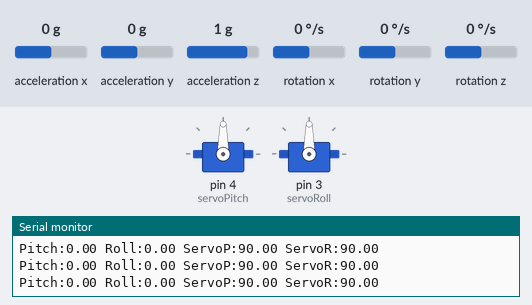
Simulated run of this sketch. Board: Arduino Uno, built with avr-gcc and run on an emulated ATmega328P. Shown: 2 × servo, the last lines printed to the serial monitor. The inputs (shaded band) are chosen by the test bench; at power-on: acceleration x 0 g, acceleration y 0 g, acceleration z 1 g, rotation x 0 °/s, rotation y 0 °/s, rotation z 0 °/s.

Above: at 1.7 s.
1.8 s: acceleration x set to -1.4 g
At 3.4 s:
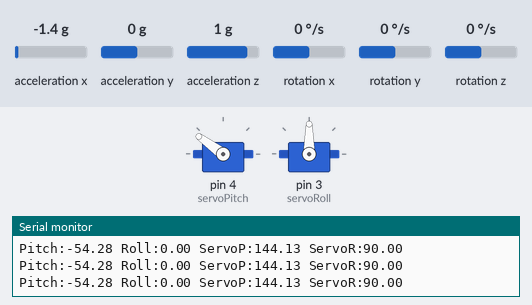
4.8 s: acceleration y set to 0.6 g
At 6.7 s:
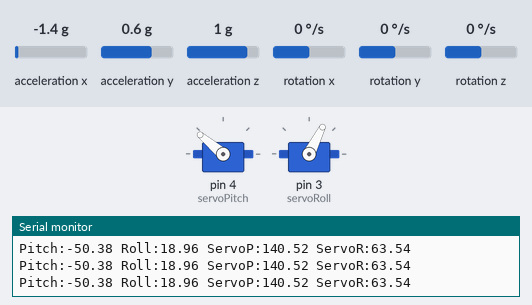
7.8 s: acceleration x set to 0.8 g
At 10.2 s:
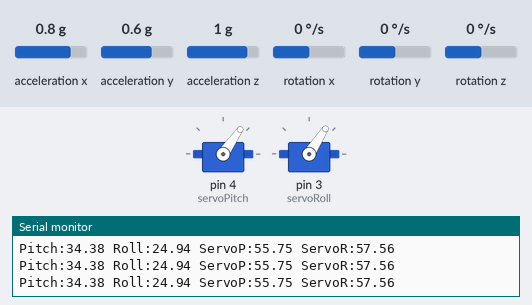
10.8 s: acceleration z set to -1.4 g
At 12.0 s:
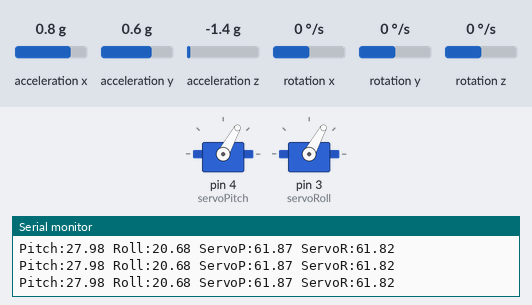
13.8 s: acceleration y set to -0.8 g
At 14.9 s:
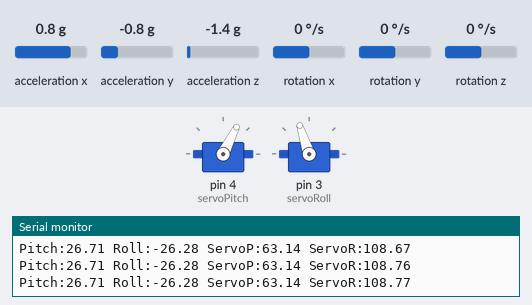
16.8 s: acceleration x set to 0 g
At 17.6 s:
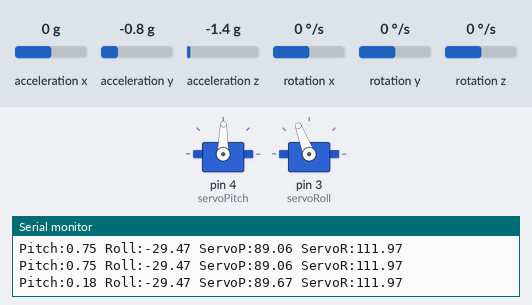
Timing chart, 0 to 19.8 s (numbered marks = the images above; inputs shaded):
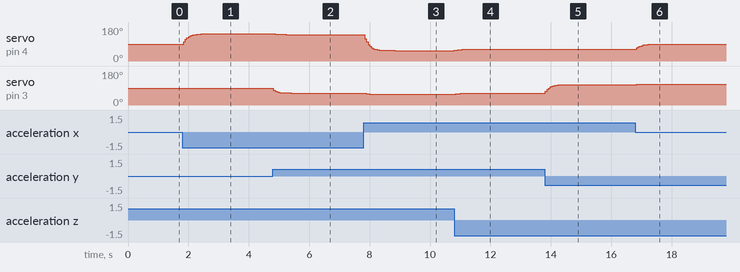

Measured:
- after the input at 1.8 s, servo on pin 4 (servoPitch): moves from 90° to 144° over 0.80 s, starting at once
- after the input at 4.8 s, servo on pin 4 (servoPitch): 144° → 141° at once, → 140° 0.43 s later; servo on pin 3 (servoRoll): 90° → 65° at once, → 64° 0.38 s later, → 63° 0.22 s later
- after the input at 7.8 s, servo on pin 4 (servoPitch): moves from 140° to 55° over 0.99 s, starting at once; servo on pin 3 (servoRoll): 63° → 58° at once, → 57° 0.47 s later
- after the input at 10.8 s, servo on pin 4 (servoPitch): 55° → 60° at once, → 61° 0.26 s later; servo on pin 3 (servoRoll): 57° → 60° at once, → 61° 0.21 s later
- after the input at 13.8 s, servo on pin 4 (servoPitch): 61° → 62° at once, → 63° 0.16 s later; servo on pin 3 (servoRoll): moves from 61° to 108° over 0.59 s, starting at once
- after the input at 16.8 s, servo on pin 4 (servoPitch): moves from 63° to 89° over 0.48 s, starting at once; servo on pin 3 (servoRoll): 108° → 110° at once, → 111° 0.16 s later

The sketch:

nano_gimbal.ino
```cpp
#include "I2Cdev.h"
#include "MPU6050.h"
#include <Wire.h>
#include <math.h>
#include <Servo.h>

MPU6050 accgyro;
int16_t ax, ay, az;
int16_t gx, gy, gz;

Servo servoPitch;
Servo servoRoll;

float pitch = 0;
float roll = 0;
unsigned long prevTime = 0;

// deadzone
const float deadzone = 0.5;

// min step
const float minStep = 0.5;

// smoothing
const float servoResponse = 0.8;

//offset for mounting error
const float offset =6;

void setup()
{
    Wire.begin();
    Serial.begin(9600);

    accgyro.initialize();
    Serial.println(accgyro.testConnection() ? "MPU6050 connected" : "MPU6050 not connected");

    accgyro.setFullScaleGyroRange(MPU6050_GYRO_FS_250);
    accgyro.setFullScaleAccelRange(MPU6050_ACCEL_FS_2);

    servoPitch.attach(4);
    servoRoll.attach(3);

    delay(500);

    // initialize angle from acc
    accgyro.getMotion6(&ax, &ay, &az, &gx, &gy, &gz);

    float ax_g = ax / 16384.0;
    float ay_g = ay / 16384.0;
    float az_g = az / 16384.0;

    pitch = atan2(ax_g, sqrt(ay_g*ay_g + az_g*az_g)) * 180 / PI;
    roll  = atan2(ay_g, sqrt(ax_g*ax_g + az_g*az_g)) * 180 / PI;

    prevTime = micros();

    servoPitch.write(90);
    servoRoll.write(90);
}

void loop()
{
    accgyro.getMotion6(&ax, &ay, &az, &gx, &gy, &gz);

    unsigned long now = micros();
    float dt = (now - prevTime) / 1000000.0;
    prevTime = now;

    // gyro deg/s
    float gx_deg = gx / 131.0;
    float gy_deg = gy / 131.0;

    // accel g
    float ax_g = ax / 16384.0;
    float ay_g = ay / 16384.0;
    float az_g = az / 16384.0;

    // accel angles
    float pitchAcc = atan2(ax_g, sqrt(ay_g*ay_g + az_g*az_g)) * 180 / PI;
    float rollAcc  = atan2(ay_g, sqrt(ax_g*ax_g + az_g*az_g)) * 180 / PI;

    // filter // right higher -> faster change
    pitch = 0.7 * pitch + 0.3 * pitchAcc;
    roll  = 0.7 * roll  + 0.3 * rollAcc;

    // angle deadzone
    static float pitchStable = 0;
    static float rollStable  = 0;

    if (abs(pitch - pitchStable) > deadzone)
        pitchStable = pitch;

    if (abs(roll - rollStable) > deadzone)
        rollStable = roll;

    // stabilizator
    float targetPitchServo = 90 - pitchStable;
    float targetRollServo  = 90 - rollStable;

    // servo limits
    targetPitchServo = constrain(targetPitchServo, 0, 180);
    targetRollServo  = constrain(targetRollServo, 0, 180);

    static float currentPitchServo = 90;
    static float currentRollServo  = 90;

    float pitchStep = (targetPitchServo - currentPitchServo) * servoResponse;
    float rollStep  = (targetRollServo  - currentRollServo)  * servoResponse;

    if (abs(pitchStep) < minStep)
        pitchStep = (pitchStep > 0) ? minStep : -minStep;

    if (abs(rollStep) < minStep)
        rollStep = (rollStep > 0) ? minStep : -minStep;

    if (abs(targetPitchServo - currentPitchServo) > deadzone)
        currentPitchServo += pitchStep;

    if (abs(targetRollServo - currentRollServo) > deadzone)
        currentRollServo += rollStep -offset;

    servoPitch.write(currentPitchServo);
    servoRoll.write(currentRollServo);

    // debug
    Serial.print("Pitch:");
    Serial.print(pitchStable);
    Serial.print(" Roll:");
    Serial.print(rollStable);
    Serial.print(" ServoP:");
    Serial.print(currentPitchServo);
    Serial.print(" ServoR:");
    Serial.println(currentRollServo);
}
```
